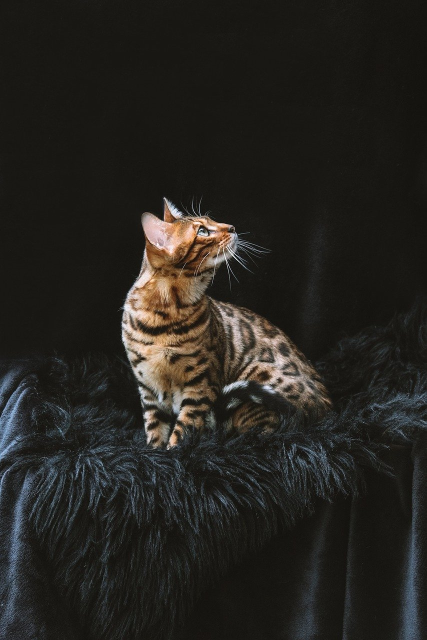
#> input picture bengal-cat-g852a4c82c_1280.jpg, 853 x 1280 px (shown at 1/2 size)
$ jupyter execute OpenCV_Image_Transformations.ipynb
#> lines starting #> are read from the running program, lines starting #| are printed output that depends on the picture
[cell 1]
import cv2
import matplotlib.pyplot as plt
import numpy as np

[cell 2]
def drawImage(img,title="Image"):
    plt.imshow(img,cmap="gray")
    plt.axis("off")
    plt.title(title + str(img.shape))
    plt.show()

[cell 3]
img = cv2.imread("./bengal-cat-g852a4c82c_1280.jpg")
#> img is the input picture: shape (1280, 853, 3); mean B, G, R 32, 36.2, 38.1
drawImage(img,title="Bengal Cat")

[cell 4]
# Translation
def translate(img,x,y):
#> called with x = -100, y = 100
    transMAT = np.float32([[1,0,x],[0,1,y]])
    dimensions = (img.shape[1],img.shape[0])
#> dimensions = (853, 1280)
    return cv2.warpAffine(img,transMAT,dimensions)
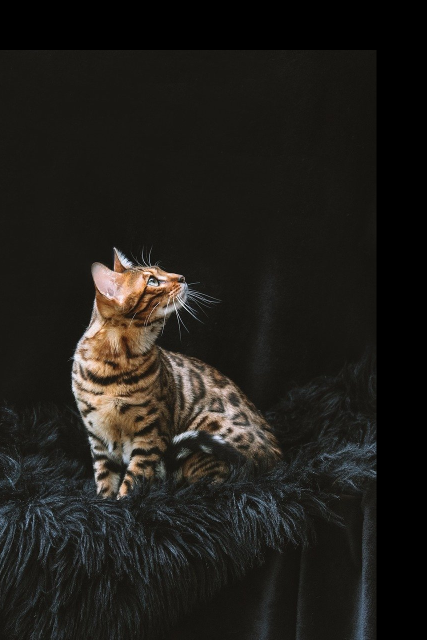
#> returned value: shape (1280, 853, 3) (shown at 1/2 size); mean of channels 0, 1, 2 26, 30, 32.1; drawn as B, G, R

[cell 5]
# -x ---> Left
# -y ---> Up
# x ---> Right
# y ---> Down
translated = translate(img,-100,100)
drawImage(translated,title="Translated Image")

[cell 6]
# Rotation
def rotate(img,angle,rotPoint=None):
#> called with angle = -40
    (height,width) = img.shape[:2]
#> height = 1280; width = 853
    if rotPoint is None:
        rotPoint = (width//2,height//2)
#> rotPoint = (426, 640)
    rot_MAT = cv2.getRotationMatrix2D(rotPoint,angle,1.0)
    dimensions = (width,height)
#> dimensions = (853, 1280)
    return cv2.warpAffine(img,rot_MAT,dimensions)
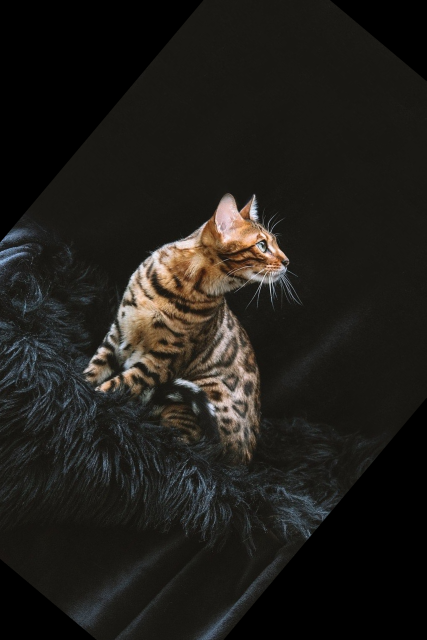
#> returned value: shape (1280, 853, 3) (shown at 1/2 size); mean of channels 0, 1, 2 25.8, 29.7, 31.7; drawn as B, G, R

[cell 7]
rotated = rotate(img,-40)
drawImage(rotated,title="Rotated Image")

[cell 8]
# Resizing
resize = cv2.resize(img,(500,500),interpolation=cv2.INTER_CUBIC)
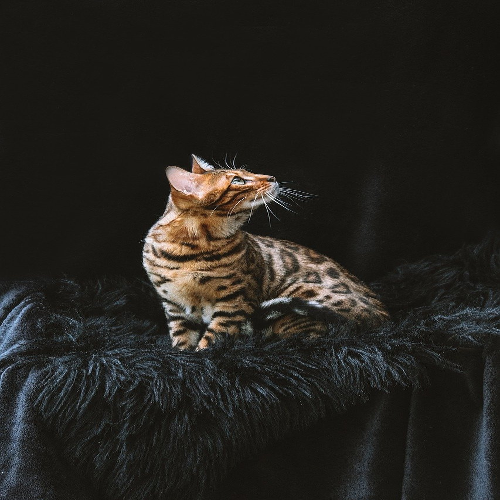
#> resize: shape (500, 500, 3); mean B, G, R 32, 36.2, 38.1
drawImage(resize,title="Resized Image")

[cell 9]
# Flipping
# 0 ----> Vertically flipping image
# 1 ----> Horizontally flipping image
# -1 ----> Horizontally and Vertically flipping image
flipImage = cv2.flip(img,-1)
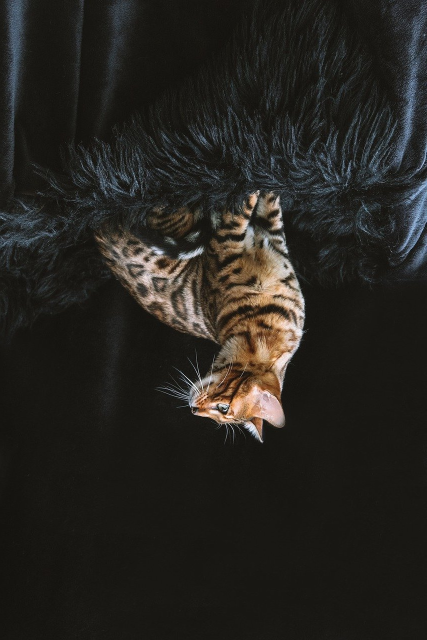
#> flipImage: shape (1280, 853, 3) (shown at 1/2 size); mean B, G, R 32, 36.2, 38.1
drawImage(flipImage,title="Flipped - Image")

[cell 10]
# Cropping
cropped = img[400:800,200:600]
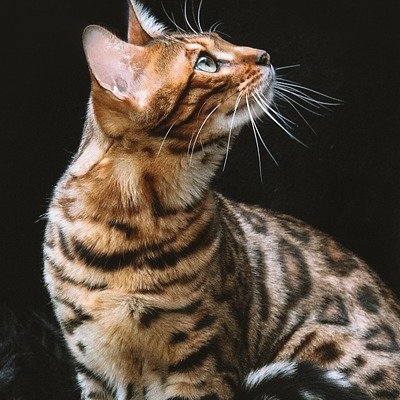
#> cropped: shape (400, 400, 3); mean B, G, R 59.3, 71.6, 84.3
drawImage(cropped,title="Cropped Image")
